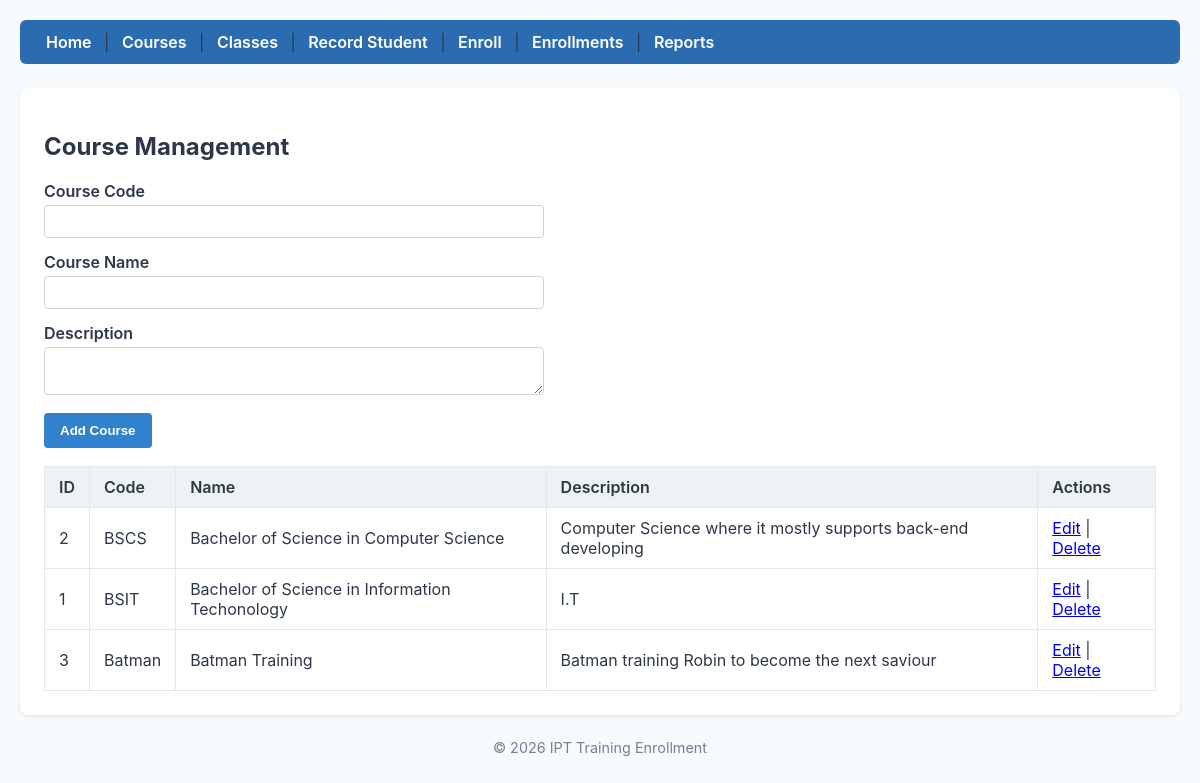
Screenshot of /admin/courses.php with the database file from the repository.
### tables this page shows
CREATE TABLE `courses` (
  `course_id` int(11) NOT NULL,
  `course_code` varchar(20) NOT NULL,
  `course_name` varchar(100) NOT NULL,
  `description` text DEFAULT NULL
);

### classes/Course.php (called while the page is built, shortened)
<?php
class Course {
    private $db;
    public function __construct(PDO $db) { $this->db = $db; }
    public function all() {
        return $this->db->query("SELECT * FROM courses ORDER BY course_name ASC")->fetchAll();
    }
}

### admin/courses.php (the view, shortened to what this page needs)
<?php
require_once __DIR__ . '/../config/db.php';
require_once __DIR__ . '/../classes/Course.php';
require_once __DIR__ . '/../includes/header.php';
$courseModel = new Course($db);
$editCourse = null;
$courses = $courseModel->all();
?>
<h2>Course Management</h2>
<form method="POST">
    <div class="form-group">
        <label>Course Code</label>
        <input type="text" name="course_code" required value="<?php echo htmlspecialchars($editCourse['course_code'] ?? ''); ?>">
    </div>
    <div class="form-group">
        <label>Course Name</label>
        <input type="text" name="course_name" required value="<?php echo htmlspecialchars($editCourse['course_name'] ?? ''); ?>">
    </div>
    <div class="form-group">
        <label>Description</label>
        <textarea name="description"><?php echo htmlspecialchars($editCourse['description'] ?? ''); ?></textarea>
    </div>
    <button type="submit"><?php echo $editCourse ? 'Update Course' : 'Add Course'; ?></button>
</form>
<table>
    <thead>
        <tr><th>ID</th><th>Code</th><th>Name</th><th>Description</th><th>Actions</th></tr>
    </thead>
    <tbody>
        <?php foreach ($courses as $c): ?>
            <tr>
                <td><?php echo $c['course_id']; ?></td>
                <td><?php echo htmlspecialchars($c['course_code']); ?></td>
                <td><?php echo htmlspecialchars($c['course_name']); ?></td>
                <td><?php echo htmlspecialchars($c['description']); ?></td>
                <td>
                    <a href="courses.php?edit=<?php echo $c['course_id']; ?>">Edit</a> |
                    <a href="courses.php?delete=<?php echo $c['course_id']; ?>" onclick="return confirm('Delete course?');">Delete</a>
                </td>
            </tr>
        <?php endforeach; ?>
    </tbody>
</table>
<?php require_once __DIR__ . '/../includes/footer.php'; ?>

### css/style.css (style rules this page uses)
body { font-family: -apple-system, BlinkMacSystemFont, "Segoe UI", Roboto, sans-serif; margin: 0; padding: 20px; color: #2d3748; background-color: #f7fafc; }
table { width: 100%; border-collapse: collapse; margin-top: 18px; }
th, td { border: 1px solid #e2e8f0; padding: 10px 14px; text-align: left; }
th { background-color: #edf2f7; font-weight: 600; }
form { margin-top: 16px; max-width: 500px; }
.form-group { margin-bottom: 14px; }
label { display: block; font-weight: 600; margin-bottom: 4px; }
input, select, textarea { width: 100%; padding: 8px 10px; border: 1px solid #cbd5e0; border-radius: 4px; box-sizing: border-box; }
button { background-color: #3182ce; color: white; border: none; padding: 10px 16px; border-radius: 4px; cursor: pointer; font-weight: bold; }

### rows the page displays
courses: course_id "2", course_code "BSCS", course_name "Bachelor of Science in Computer Science", description "Computer Science where it mostly supports back-end developing"
courses: course_id "1", course_code "BSIT", course_name "Bachelor of Science in Information Techonology", description "I.T"
courses: course_id "3", course_code "Batman", course_name "Batman Training", description "Batman training Robin to become the next saviour"
